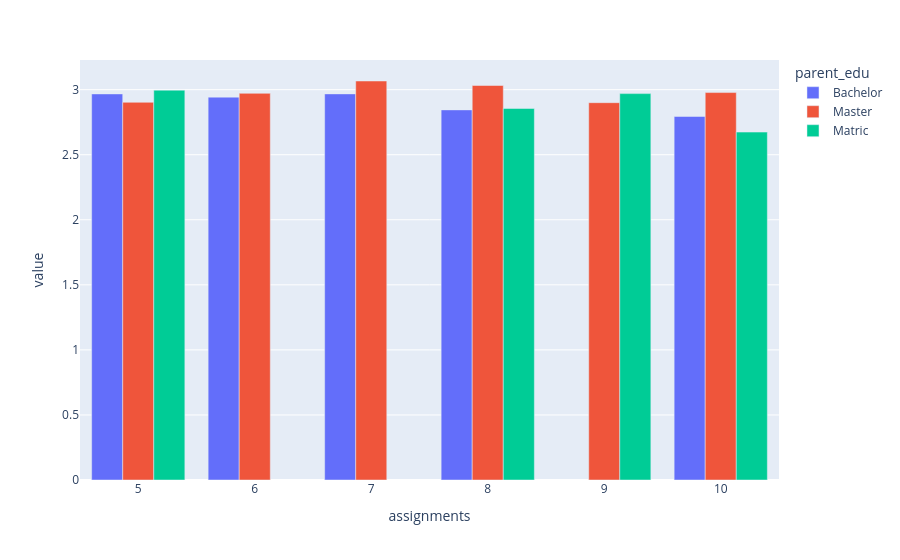

Notebook code for this chart:
### Code cell
temp_df = df[df['parent_edu'].isin(['Bachelor','Master','Matric'])].pivot_table(index='assignments',columns='parent_edu',values='gpa')
fig3 = px.bar(temp_df,x=temp_df.index,y=temp_df.columns,barmode='group')
fig3.write_html("graph3.html", include_plotlyjs='cdn')
fig3

### Figure 1 — Plotly figure (JSON) as saved in the notebook; plotly's stock layout.template omitted (floating-point values rounded to 4 significant figures)
{"data": [{"alignmentgroup": "True", "hovertemplate": "parent_edu=Bachelor<br>assignments=%{x}<br>value=%{y}<extra></extra>", "legendgroup": "Bachelor", "marker": {"color": "#636efa", "pattern": {"shape": ""}}, "name": "Bachelor", "offsetgroup": "Bachelor", "orientation": "v", "showlegend": true, "textposition": "auto", "type": "bar", "x": [5, 6, 7, 8, 9, 10], "xaxis": "x", "y": [2.967, 2.943, 2.968, 2.845, null, 2.794], "yaxis": "y"}, {"alignmentgroup": "True", "hovertemplate": "parent_edu=Master<br>assignments=%{x}<br>value=%{y}<extra></extra>", "legendgroup": "Master", "marker": {"color": "#EF553B", "pattern": {"shape": ""}}, "name": "Master", "offsetgroup": "Master", "orientation": "v", "showlegend": true, "textposition": "auto", "type": "bar", "x": [5, 6, 7, 8, 9, 10], "xaxis": "x", "y": [2.903, 2.972, 3.067, 3.032, 2.9, 2.978], "yaxis": "y"}, {"alignmentgroup": "True", "hovertemplate": "parent_edu=Matric<br>assignments=%{x}<br>value=%{y}<extra></extra>", "legendgroup": "Matric", "marker": {"color": "#00cc96", "pattern": {"shape": ""}}, "name": "Matric", "offsetgroup": "Matric", "orientation": "v", "showlegend": true, "textposition": "auto", "type": "bar", "x": [5, 6, 7, 8, 9, 10], "xaxis": "x", "y": [2.996, null, null, 2.855, 2.97, 2.674], "yaxis": "y"}], "layout": {"barmode": "group", "legend": {"title": {"text": "parent_edu"}, "tracegroupgap": 0}, "margin": {"t": 60}, "xaxis": {"anchor": "y", "domain": [0, 1], "title": {"text": "assignments"}}, "yaxis": {"anchor": "x", "domain": [0, 1], "title": {"text": "value"}}}}
